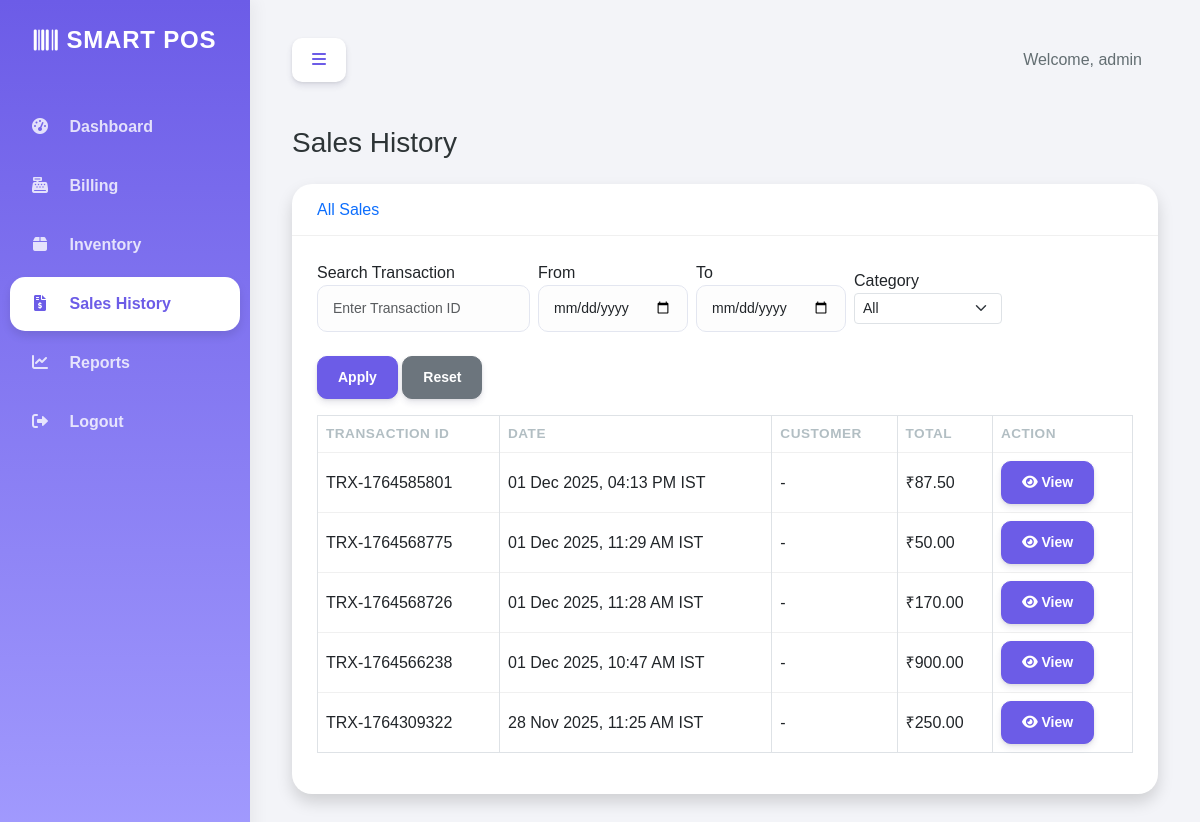
The app's page /sales/ (signed in) with its own data.
### store/models.py (models this page shows, shortened)
class Sales(models.Model):
    transaction_id = models.CharField(max_length=100, unique=True)
    date_added = models.DateTimeField(auto_now_add=True)
    customer_name = models.CharField(max_length=100, null=True, blank=True)
    total_amount = models.DecimalField(max_digits=10, decimal_places=2, default=0.00)
    user = models.ForeignKey(User, on_delete=models.SET_NULL, null=True)
    class Meta:
        verbose_name_plural = "Sales"

### store/views.py (the view)
# urls.py: path('sales/', views.sales_list, name='sales_list'),
@login_required
def sales_list(request):
    qs = Sales.objects.all().order_by('-date_added')
    start = request.GET.get('start_date')
    end = request.GET.get('end_date')
    category_id = request.GET.get('category')
    search_txn = request.GET.get('search_txn', '').strip()
    if search_txn:
        qs = qs.filter(transaction_id__icontains=search_txn)
    if start:
        try:
            start_dt = datetime.datetime.strptime(start, '%Y-%m-%d')
            qs = qs.filter(date_added__date__gte=start_dt.date())
        except Exception:
            pass
    if end:
        try:
            end_dt = datetime.datetime.strptime(end, '%Y-%m-%d')
            qs = qs.filter(date_added__date__lte=end_dt.date())
        except Exception:
            pass
    if category_id:
        try:
            cid = int(category_id)
            qs = qs.filter(items__product__category__id=cid).distinct()
            selected_category = cid
        except Exception:
            selected_category = None
    else:
        selected_category = None
    categories = Category.objects.all().order_by('name')
    return render(request, 'store/sales_list.html', {'sales': qs, 'categories': categories, 'selected_category': selected_category, 'start_date': start, 'end_date': end, 'search_txn': search_txn})

### templates/store/sales_list.html (shortened to what this page needs)
{% extends 'base.html' %}
{% load tz %}
{% block content %}
<div class="d-sm-flex align-items-center justify-content-between mb-4">
    <h1 class="h3 mb-0 text-gray-800">Sales History</h1>
</div>
<div class="card shadow mb-4">
    <div class="card-header py-3">
        <h6 class="m-0 font-weight-bold text-primary">All Sales</h6>
    </div>
    <div class="card-body">
        <div class="mb-3">
            <form method="get" class="row g-2 align-items-center">
                <div class="col-auto">
                    <label class="form-label mb-0">Search Transaction</label>
                    <input type="text" name="search_txn" class="form-control form-control-sm" placeholder="Enter Transaction ID" value="{{ search_txn }}">
                </div>
                <div class="col-auto">
                    <label class="form-label mb-0">From</label>
                    <input type="date" name="start_date" class="form-control form-control-sm" value="{{ start_date }}">
                </div>
                <div class="col-auto">
                    <label class="form-label mb-0">To</label>
                    <input type="date" name="end_date" class="form-control form-control-sm" value="{{ end_date }}">
                </div>
                <div class="col-auto">
                    <label class="form-label mb-0">Category</label>
                    <select name="category" class="form-select form-select-sm">
                        <option value="">All</option>
                    </select>
                </div>
                <div class="col-auto">
                    <button type="submit" class="btn btn-primary btn-sm mt-3">Apply</button>
                    <a href="{% url 'sales_list' %}" class="btn btn-secondary btn-sm mt-3">Reset</a>
                </div>
            </form>
        </div>
        <div class="table-responsive">
            <table class="table table-bordered" id="dataTable" width="100%" cellspacing="0">
                <thead>
                    <tr>
                        <th>Transaction ID</th>
                        <th>Date</th>
                        <th>Customer</th>
                        <th>Total</th>
                        <th>Action</th>
                    </tr>
                </thead>
                <tbody>
                    {% for sale in sales %}
                    <tr>
                        <td>{{ sale.transaction_id }}</td>
                        <td>
                            {% timezone "Asia/Kolkata" %}
                                {{ sale.date_added|date:"d M Y, h:i A" }} IST
                            {% endtimezone %}
                        </td>
                        <td>{{ sale.customer_name|default:"-" }}</td>
                        <td>₹{{ sale.total_amount }}</td>
                        <td>
                            <a href="{% url 'invoice' sale.transaction_id %}" class="btn btn-primary btn-sm">
                                <i class="fas fa-eye"></i> View
                            </a>
                        </td>
                    </tr>
                    {% endfor %}
                </tbody>
            </table>
        </div>
    </div>
</div>
{% endblock %}

### templates/base.html (shortened to what this page needs)
{% load static %}
<!DOCTYPE html>
<html lang="en">
<head>
    <link href="https://cdn.jsdelivr.net/npm/bootstrap@5.3.0/dist/css/bootstrap.min.css" rel="stylesheet">
    <link href="https://cdnjs.cloudflare.com/ajax/libs/font-awesome/6.0.0/css/all.min.css" rel="stylesheet">
    <link href="{% static 'css/style.css' %}" rel="stylesheet">
</head>
<body>
<div id="wrapper">
    <nav id="sidebar">
        <div class="sidebar-brand">
            <i class="fas fa-barcode me-2"></i> Smart POS
        </div>
        <ul class="list-unstyled components">
            <li class="{% if request.resolver_match.url_name == 'dashboard' %}active{% endif %}">
                <a href="{% url 'dashboard' %}"><i class="fas fa-tachometer-alt"></i> Dashboard</a>
            </li>
            <li class="{% if request.resolver_match.url_name == 'billing' %}active{% endif %}">
                <a href="{% url 'billing' %}"><i class="fas fa-cash-register"></i> Billing</a>
            </li>
            <li class="{% if 'product' in request.resolver_match.url_name %}active{% endif %}">
                <a href="{% url 'product_list' %}"><i class="fas fa-box"></i> Inventory</a>
            </li>
            <li class="{% if request.resolver_match.url_name == 'sales_list' %}active{% endif %}">
                <a href="{% url 'sales_list' %}"><i class="fas fa-file-invoice-dollar"></i> Sales History</a>
            </li>
            <li class="{% if request.resolver_match.url_name == 'reports' %}active{% endif %}">
                <a href="{% url 'reports' %}"><i class="fas fa-chart-line"></i> Reports</a>
            </li>
            {% if user.is_authenticated %}
            <li>
                <a href="{% url 'logout' %}"><i class="fas fa-sign-out-alt"></i> Logout</a>
            </li>
            {% else %}
            <li>
                <a href="{% url 'login' %}"><i class="fas fa-sign-in-alt"></i> Login</a>
            </li>
            {% endif %}
        </ul>
    </nav>
    <div id="content">
        <nav class="navbar navbar-expand-lg navbar-light bg-light mb-4 shadow-sm">
            <div class="container-fluid">
                <button type="button" id="sidebarCollapse" class="btn btn-primary">
                    <i class="fas fa-bars"></i>
                </button>
                <div class="ms-auto">
                    {% if user.is_authenticated %}
                        <span class="me-3">Welcome, {{ user.username }}</span>
                    {% endif %}
                </div>
            </div>
        </nav>
        <div class="container-fluid">
            {% block content %}
            {% endblock %}
        </div>
    </div>
</div>
</body>
</html>

### static/css/style.css (style rules this page uses)
:root { --primary-color: #6c5ce7; --secondary-color: #a29bfe; --success-color: #00b894; --info-color: #74b9ff; --warning-color: #fdcb6e; --danger-color: #ff7675; --dark-color: #2d3436; --light-color: #dfe6e9; --sidebar-bg: linear-gradient(180deg, #6c5ce7 0%, #a29bfe 100%); --sidebar-width: 250px; --card-shadow: 0 10px 20px rgba(0, 0, 0, 0.05); --border-radius: 20px; --bg-color: #f3f4f8; }
body { font-family: 'Nunito', sans-serif; background-color: var(--bg-color); overflow-x: hidden; color: #636e72; }
#wrapper { display: flex; width: 100%; align-items: stretch; }
#sidebar { min-width: var(--sidebar-width); max-width: var(--sidebar-width); background: var(--sidebar-bg); color: #fff; min-height: 100vh; transition: all 0.3s; box-shadow: 5px 0 15px rgba(0, 0, 0, 0.05); z-index: 100; }
#sidebar .sidebar-brand { height: 5rem; text-decoration: none; font-size: 1.5rem; font-weight: 800; padding: 1.5rem 1rem; text-align: center; text-transform: uppercase; letter-spacing: 0.05rem; color: #fff; display: flex; align-items: center; justify-content: center; }
#sidebar ul.components { padding: 20px 10px; }
#sidebar ul li { margin-bottom: 5px; }
#sidebar ul li a { padding: 15px 20px; display: block; color: rgba(255, 255, 255, 0.8); text-decoration: none; font-weight: 600; transition: 0.3s; border-radius: 15px; }
#sidebar ul li a:hover, #sidebar ul li.active>a { color: #6c5ce7; background: #fff; box-shadow: 0 5px 10px rgba(0, 0, 0, 0.1); }
#sidebar ul li a i { margin-right: 15px; width: 20px; text-align: center; }
#content { width: 100%; padding: 30px; min-height: 100vh; transition: all 0.3s; }
.card { border: none; border-radius: var(--border-radius); box-shadow: var(--card-shadow); margin-bottom: 30px; background-color: #fff; transition: transform 0.2s; }
.card-header { background-color: transparent; border-bottom: 1px solid #f0f0f0; font-weight: 700; color: var(--primary-color); padding: 20px 25px; border-top-left-radius: var(--border-radius) !important; border-top-right-radius: var(--border-radius) !important; }
.card-body { padding: 25px; }
.btn { border-radius: 10px; padding: 10px 20px; font-weight: 600; box-shadow: 0 4px 6px rgba(50, 50, 93, 0.11), 0 1px 3px rgba(0, 0, 0, 0.08); transition: all 0.15s ease; }
.btn-primary { background-color: var(--primary-color); border-color: var(--primary-color); }
.form-control { border-radius: 10px; padding: 12px 15px; border: 1px solid #e3e6f0; background-color: #fdfdfd; }
.navbar { background-color: transparent !important; box-shadow: none !important; padding-bottom: 20px; }
.navbar .btn-primary { background-color: #fff; color: var(--primary-color); border: none; }
.table { color: #636e72; }
.table th { border-top: none; font-weight: 700; text-transform: uppercase; font-size: 0.85rem; color: #b2bec3; letter-spacing: 0.5px; }
.table td { vertical-align: middle; border-top: 1px solid #f0f0f0; }
.text-gray-800 { color: #2d3436 !important; }

### records on screen
Sales: transaction_id "TRX-1764585801", date_added "01 Dec 2025, 04:13 PM", customer_name "-", total_amount "87.50"
Sales: transaction_id "TRX-1764568775", date_added "01 Dec 2025, 11:29 AM", customer_name "-", total_amount "50.00"
Sales: transaction_id "TRX-1764568726", date_added "01 Dec 2025, 11:28 AM", customer_name "-", total_amount "170.00"
Sales: transaction_id "TRX-1764566238", date_added "01 Dec 2025, 10:47 AM", customer_name "-", total_amount "900.00"
Sales: transaction_id "TRX-1764309322", date_added "28 Nov 2025, 11:25 AM", customer_name "-", total_amount "250.00"

### other values on screen
{{ user.username }} "admin"
